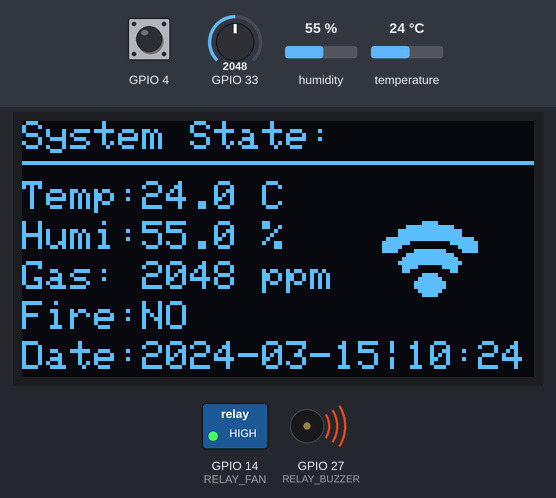
Recording of a sketch running on a simulated ESP32. Parts: 128×64 one-colour display, switched loads named in the sketch (green lamp = pin HIGH), buzzer (waves = sounding, pin HIGH). Inputs (shaded band) come from the test bench; at power-on: GPIO 4 HIGH, GPIO 33 = 2048, humidity 55 %, temperature 24 °C. WiFi joins after 1.5 s; servers stay silent unless stated; the local clock reads 2024-03-15 10:24:30 at power-on unless the sketch sets it; what the sketch prints to the serial monitor is not drawn.

Above: at 9.6 s.
9.7 s: GPIO 4 pulled LOW for 1 s
At 11.0 s:
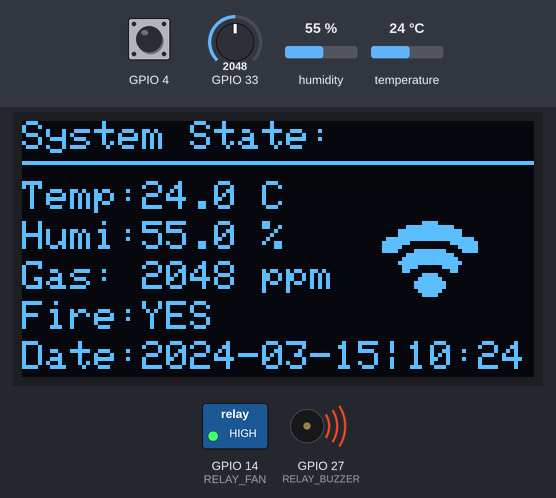
12.7 s: GPIO 33 set to 1926
At 14.3 s:
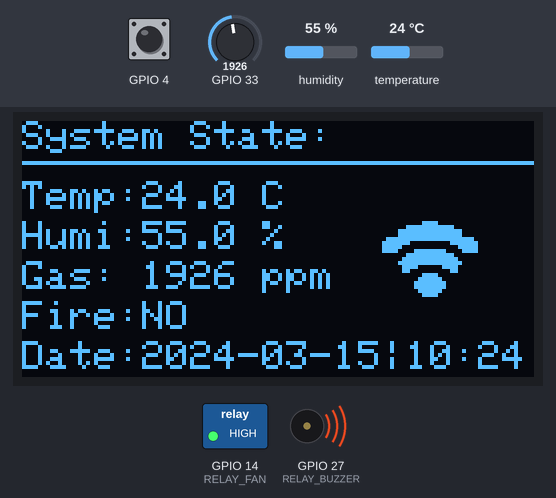
14.6 s: GPIO 33 set to 1788
At 15.8 s:
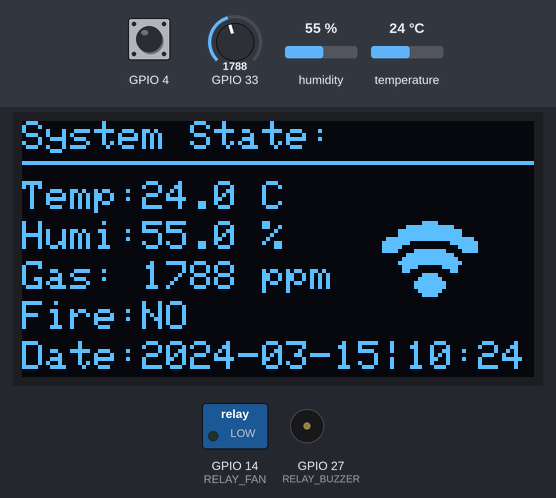
16.6 s: GPIO 4 pulled LOW for 0.3 s
At 17.0 s:
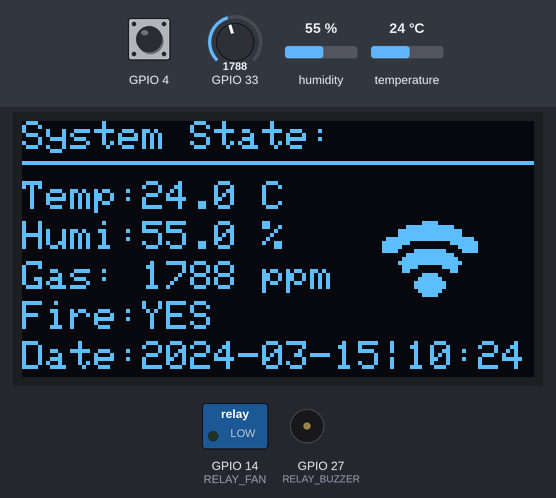
18.6 s: humidity set to 22 %
At 19.4 s:
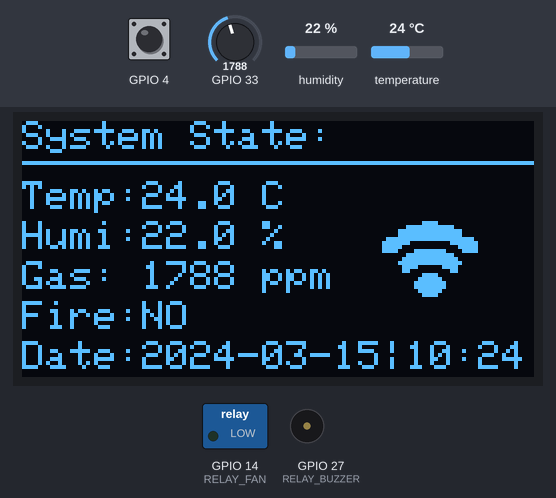
20.5 s: temperature set to 12 °C
At 22.4 s:
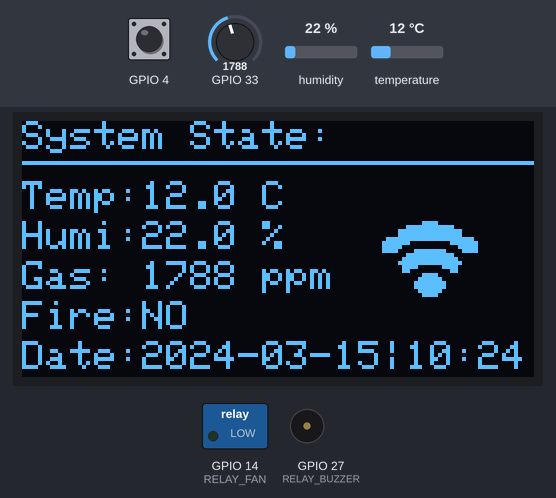
Timing chart, 0 to 23.9 s (numbered marks = the images above; inputs shaded):
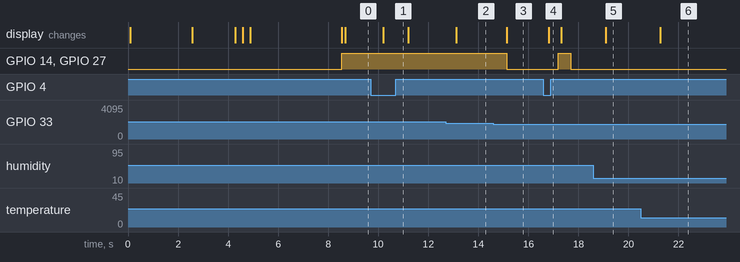

Measured:
- the behaviour switches between 1861 and 1860 on GPIO 33 (found by bisection; images 2 and 3)
- after the input at 9.7 s, the display: changes after 0.49 s (image 1)
- after the input at 12.7 s, the display: changes after 0.42 s (image 2)
- after the input at 14.6 s, GPIO 14 (RELAY_FAN), GPIO 27 (RELAY_BUZZER): HIGH → LOW after 0.55 s; the display: changes after 0.55 s (image 3)
- after the input at 16.6 s, GPIO 14 (RELAY_FAN), GPIO 27 (RELAY_BUZZER): LOW → HIGH after 0.59 s, → LOW 0.51 s later; the display: changes after 0.21 s (image 4)
- after the input at 18.6 s, the display: changes after 0.49 s (image 5)
- after the input at 20.5 s, the display: changes after 0.77 s (image 6)

The sketch:

18.ino
```cpp
// #include "_WiFi.h"

// _WiFi _wifi("Thanh An", "linhtuyen78");
#include "main.h"
SystemMain sysMain;// Khởi tạo một đối tượng tên là sysMain. Mọi logic phức tạp về cảm biến khói, lửa, nhiệt độ và Blynk mà bạn mô tả đều được "gói" gọn bên trong đối tượng này
void setup()
{
  Serial.begin(115200);
  // _wifi.connect();
  // Serial.println(_wifi.signalStrength());
  sysMain.begin();//Đây là lệnh quan trọng nhất. Nó sẽ kích hoạt các lệnh khởi tạo bên trong file main.cpp
}

void loop()
{
  // if (!_wifi.isConnected()) {
  //   Serial.println("WiFi mất kết nối – đang thử lại...");
  //   _wifi.connect();
  // }
  // Serial.printf("Tín hiệu: %d%% - %s\n",
  //               _wifi.signalStrength(),
  //               _wifi.signalQuality().c_str());
  // delay(1000);


  // tên file có đuôi .cpp là file chứa lệnh thực thi của các hàm được liệt kê trong file đuôi .h còn file đuôi .h chứa các hàm nhưng ko chứa lệnh thực thi trong đó
  // code này sẽ chạy file main.h
}
```

App.cpp
```cpp
#include "HardwareSerial.h"
// App.cpp
#include "App.h"
#include <BlynkSimpleEsp32.h>

uint8_t fanState = 0;// Lưu trạng thái quạt (0: tắt, 1: bật)
uint8_t buzzState = 0;// Lưu trạng thái còi (0: tắt, 1: bật)
uint8_t modeState = 1;// Lưu chế độ hiện tại (0: Manual, 1: Auto)

// Global instance (required for Blynk callbacks)
App app;// Tạo đối tượng app từ lớp App

// === BLYNK CALLBACKS ===
BLYNK_WRITE(VIRTUAL_FAN)// Lắng nghe sự kiện từ chân ảo (Virtual Pin). Ví dụ, nếu trên App bạn cài đặt nút Quạt là chân V1, thì VIRTUAL_FAN trong code sẽ được định nghĩa là V1.
{
  int p = param.asInt();// Đọc giá trị từ nút nhấn trên App (0 hoặc 1)// p=1
  app.setFanState(p);// Gọi hàm điều khiển quạt và dua gái trị p theo
}

BLYNK_WRITE(VIRTUAL_BUZZER)// chương trình nhận biết giao tiếp giữa app và esp32
{
  int p = param.asInt();
  app.setBuzzerState(p);
}

BLYNK_WRITE(VIRTUAL_MODE)
{
  int p = param.asInt();// p nhap từ app
  Serial.print("[BLYNK] VIRTUAL_MODE = ");
  Serial.println(p);

  ControlMode newMode = (p != 0) ? MODE_AUTO : MODE_MANUAL;// Nếu p khác 0 thì là AUTO
  app.setMode(newMode);
  modeState = newMode;
  Serial.print("[APP] Mode set to: ");
  Serial.println(app.getMode() == MODE_AUTO ? "AUTO" : "MANUAL");
  //MODE_AUTO (Tự động): ESP32 tự quyết định bật quạt/còi dựa trên cảm biến
  //MODE_MANUAL (Thủ công): Bạn tự bật/tắt quạt và còi từ giao diện Blynk.
  //Các hàm setMode, getMode dùng để thay đổi và kiểm tra trạng thái này
}

BLYNK_CONNECTED()
{
  Serial.println("[BLYNK] Connected - Syncing state...");
  app.syncAllToBlynk(); // Custom sync function
}

// === CONSTRUCTOR ===
App::App()
    : temperature(0), humidity(0), coDetected(0), fireDetected(false),//Khởi tạo giá trị ban đầu cho các biến cảm biến bằng 0 khi chương trình vừa chạy.
      mode(MODE_AUTO), lastSentMode(MODE_AUTO)//Khởi tạo giá trị ban đầu cho các biến cảm biến bằng 0 khi chương trình vừa chạy.
{
  // Default states
}

// === KHỞI TẠO ===
void App::begin()// lhoi73 tạo ban đầu và chờ kết nối vs app
{
  pinMode(RELAY_FAN, OUTPUT);
  pinMode(RELAY_BUZZER, OUTPUT);
  digitalWrite(RELAY_FAN, LOW);
  digitalWrite(RELAY_BUZZER, LOW);

  Blynk.config(BLYNK_AUTH_TOKEN, "blynk.cloud", 80);//BLYNK_AUTH_TOKEN: Đây là cái "Chứng minh thư" (Token) mà bạn đã lấy từ App. Nó giúp Server biết thiết bị này là của ai và thuộc dự án nào.
  //"blynk.cloud": Đây là địa chỉ Server (Máy chủ) toàn cầu của Blynk. ESP32 sẽ gửi dữ liệu đến địa chỉ internet này.
  //80: Đây là Cổng (Port) giao tiếp. Cổng 80 là cổng tiêu chuẩn dành cho các kết nối mạng không mã hóa (HTTP).
  //Thông thường người ta dùng Blynk.begin(). Nhưng trong code của bạn dùng .config là vì bạn muốn tách rời việc kết nối WiFi và kết nối Blynk. Việc này giúp code linh hoạt hơn, ví dụ: nếu WiFi mất, nó sẽ không làm treo toàn bộ chương trình mà chỉ dừng việc gửi dữ liệu lên App.
  Blynk.connect();
// khi mà esp32 kết nối dc với wifi sẽ dùng 2 dòng lệnh này để kết nối vs sever app  Blynk.config(BLYNK_AUTH_TOKEN, "blynk.cloud", 80) và  Blynk.connect();
  // Wait for connection with timeout
  uint32_t start = millis();
  while (!Blynk.connected() && millis() - start < 10000)
  {
    Blynk.run();
    delay(100);
  }

  if (Blynk.connected())
  {
    Serial.println("[BLYNK] Connected successfully");
    syncAllToBlynk();
  }
  else
  {
    Serial.println("[BLYNK] Connection failed");
  }
}

// === CẬP NHẬT TRONG LOOP ===
void App::update()
{
  Blynk.run();// Duy trì kết nối với Server
  sendToBlynk();// Đẩy dữ liệu lên điện thoại
}

// === CẬP NHẬT CẢM BIẾN ===
void App::updateSensor(float temp, float humi, int co, bool fire)//Hàm này nhận kết quả từ các file đọc cảm biến khác, rồi "cất" vào các biến bên trong lớp App để chuẩn bị gửi đi
{
  temperature = temp;// ca bien nhiet do
  humidity = humi;// cam bien do ẩm
  coDetected = co;// cam biến co2
  // Serial.println(coDetected);
  fireDetected = fire;// cam bien hong ngoai
}

// === GỬI DỮ LIỆU LÊN BLYNK ===
void App::sendToBlynk()
{
  Blynk.virtualWrite(VIRTUAL_TEMP, temperature);// Gửi nhiệt độ lên App
  Blynk.virtualWrite(VIRTUAL_HUMI, humidity);// Gửi do ẩm lên app
  Blynk.virtualWrite(VIRTUAL_CO, coDetected);// Gửi nồng độ CO lên App
  Blynk.virtualWrite(VIRTUAL_FIRE, fireDetected ? 1 : 0);// Gửi trạng thái lửa

  // Only send mode when it changes
  if (mode != lastSentMode)
  {
    Blynk.virtualWrite(VIRTUAL_MODE, mode == MODE_AUTO ? 1 : 0);
    lastSentMode = mode;
    modeState = mode;
    Serial.printf("[SYNC] Mode sent: %s\n", mode == MODE_AUTO ? "AUTO" : "MANUAL");
  }

  Blynk.virtualWrite(VIRTUAL_FAN, digitalRead(RELAY_FAN));// Đẩy dữ liệu lên điệm thoại
  Blynk.virtualWrite(VIRTUAL_BUZZER, digitalRead(RELAY_BUZZER));// Đẩy dữ liệu lên điện thoại
}

// === ĐỒNG BỘ TOÀN BỘ KHI KẾT NỐI ===
void App::syncAllToBlynk()
{
  Blynk.virtualWrite(VIRTUAL_TEMP, temperature);
  Blynk.virtualWrite(VIRTUAL_HUMI, humidity);
  Blynk.virtualWrite(VIRTUAL_CO, coDetected);
  Blynk.virtualWrite(VIRTUAL_FIRE, fireDetected);
  Blynk.virtualWrite(VIRTUAL_MODE, modeState);
  Blynk.virtualWrite(VIRTUAL_FAN, digitalRead(RELAY_FAN));
  Blynk.virtualWrite(VIRTUAL_BUZZER, digitalRead(RELAY_BUZZER));
  lastSentMode = mode; // Prevent duplicate send
}

// === SETTER METHODS ===
void App::setFanState(int state)// state là giá trị app gửi về 0 hoặc 1 vs ấn bật quạt digitalWrite(RELAY_FAN, 1)
{
  digitalWrite(RELAY_FAN, state);// Xuất lệnh điện áp ra chân Relay để bật/tắt quạt là state =1 thì bật chân cảu quạt
  Blynk.virtualWrite(VIRTUAL_FAN, state);// Cập nhật lại trạng thái nút bấm trên App
  fanState = state;
  Serial.print("setFanState set to: ");//In ra màn hình dòng chữ "setFanState set to: " nhưng không xuống dòng
  Serial.println(fanState ? "On" : "Off");//In kết quả ("On" hoặc "Off") ra sau dòng chữ trên và nhảy xuống dòng tiếp theo
  //fanState: Đây là điều kiện kiểm tra. (Trong C++, số 1 tương đương với true, số 0 tương đương với false).
  //? "On": Nếu fanState là 1 (Đúng), nó sẽ chọn chữ "On".
  //: "Off": Nếu fanState là 0 (Sai), nó sẽ chọn chữ "Off".
  // giả sữ bật kết quả setFanState set to: On thì nó trả về phần Serial Monitor trên máy tính do có lệnh Serial.print hoặc Serial.printl
  // còn trả về oled khi có lệnh display.print, oledDisplay.draw..., oledDisplay.displayStatus()
  // còn trả về app thì với rờ le thì Blynk.virtualWrite()
  // còn trả về app với thông số nhiệt độ cập nhật liên tục trong hàm sendToBlynk(), code sẽ liên tục "đẩy" dữ liệu về App:


}

void App::setBuzzerState(int state)
{
  digitalWrite(RELAY_BUZZER, state);
  Blynk.virtualWrite(VIRTUAL_BUZZER, state);
  buzzState = state;
  Serial.print("setBuzzerState set to: ");
  Serial.println(buzzState ? "On" : "Off");
}

void App::setMode(ControlMode newMode)
{
  if (mode != newMode)
  {
    mode = newMode;
    Serial.print("setMode set to: ");
    Serial.println(modeState ? "AUTO" : "MANUAL");
  }
}
void App::setLastSentMode()
{
  // setMode(MODE_AUTO);
  mode = MODE_AUTO;
  lastSentMode = MODE_MANUAL;
  Serial.println(mode == MODE_AUTO ? "AUTO" : "MANUAL");
  Serial.println(lastSentMode == MODE_AUTO ? "AUTO" : "MANUAL");
}
ControlMode App::getMode() const
{
  return mode;
}

ControlMode App::getLastSentMode() const
{
  return lastSentMode;
}
```

App.h
```cpp
#include <stdint.h>
#ifndef APP_H
#define APP_H

// #define BLYNK_TEMPLATE_ID "TMPL6vkHHIQIO"
// #define BLYNK_TEMPLATE_NAME "Esp32 V10"
// #define BLYNK_AUTH_TOKEN "uQZ6oKrKNIlTfGpHiiOMWyGHcOHWqRJB"

#define BLYNK_TEMPLATE_ID "TMPL2-gqCaTnl"// là thứ giúp xác nhận và tìm ra giao diện đã thiết kế trên app
#define BLYNK_TEMPLATE_NAME "Esp32 V10"
#define BLYNK_AUTH_TOKEN "uLVQbG_drXJhbJSkXhxPvfGGUCvI6ntf"

#include <Arduino.h>
#include <WiFi.h>


// ====== WiFi Info ======
//#define WIFI_SSID "Thanh An"// ten wifi nho sua
//#define WIFI_PASS "linhtuyen78"// pass wifi nhớ sữa
#define WIFI_SSID "HTN2"// ten wifi nho sua
#define WIFI_PASS "LIENMINH"// pass wifi nhớ sữa

// ====== Hardware Pins ======
//#define RELAY_FAN 27// Quạt nối vào chân GPIO 27 khi có lệnh nó sẽ kích chân đó lên mức 1
//#define RELAY_BUZZER 14//Còi nối vào chân GPIO 14
#define RELAY_FAN 14// Quạt nối vào chân GPIO 14 khi có lệnh nó sẽ kích chân đó lên mức 1
#define RELAY_BUZZER 27//Còi nối vào chân GPIO 27
// ====== Virtual Pins ======
#define VIRTUAL_FAN V0// chân ảo gao tiếp qua lại vs app
#define VIRTUAL_BUZZER V1
#define VIRTUAL_FIRE V2
#define VIRTUAL_CO V3
#define VIRTUAL_TEMP V4// v4 là chân ảo không tồn tại trên mạch cứng khi ta lập trình thì khi ta muốn bật tắt gì đó nếu nhận được tín hiệu chân v2 thì bật tắt chân 27
#define VIRTUAL_HUMI V5
#define VIRTUAL_MODE V6

extern uint8_t fanState;
extern uint8_t buzzState;
extern uint8_t modeState;
//Từ khóa extern thông báo cho trình biên dịch rằng: "Đối tượng app và các biến trạng thái này đã được tạo ra ở chỗ khác (file .cpp), ở đây tôi chỉ khai báo lại để các file khác cùng dùng chung một nguồn dữ liệu đó
enum ControlMode {
  MODE_MANUAL,
  MODE_AUTO
};

class App {
public:
  App();
  void begin();
  void update();
  void updateSensor(float temp, float humi, int co, bool fire);

  void setFanState(int state);
  void setBuzzerState(int state);
  void setMode(ControlMode newMode);
  void setLastSentMode();
  void sendToBlynk();
  void syncAllToBlynk();
  ControlMode getMode() const;
  ControlMode getLastSentMode() const;
private:

  // Sensor data
  float temperature;
  float humidity;
  int coDetected;
  bool fireDetected;

  // Control state
  ControlMode mode;
  ControlMode lastSentMode;
};

extern App app;  // Declare global instance

#endif// dòng này giúp tránh việc nạp đi nạp lại nhiều lần file trong quá trình chạy


// có 3 ngưỡng khiến cho rờ le nhảy ngưỡng nhiệt độ lớn hơn 42 là báo
// ngưỡng gas là 1860
// ngưỡng lừa có hay không 1 hay 0
// trong app chỉ có nhiệt đô, độ ẩm, gas và độ ẩm có 100 thì sẽ ko báo
```

Bitmap.h
```cpp
#ifndef _BITMAP_H__
#define _BITMAP_H__
// hiển thị lên màn hình
// const uint8_t  wifi_Strong_bm đẩy biểu tưởng wifi mạnh lên màn hình
const uint8_t  wifi_Strong_bmp[] PROGMEM = {
B00000000, B00000000, B00000000, B00000000,
B00000000, B00000000, B00000000, B00000000,
B00000000, B00000000, B00000000, B00000000,
B00000000, B00000111, B11100000, B00000000,
B00000000, B01111111, B11111110, B00000000,
B00000011, B11111111, B11111111, B11000000,
B00000111, B11111111, B11111111, B11100000,
B00011111, B11111100, B00111111, B11111000,
B00111111, B11000000, B00000011, B11111100,
B01111110, B00000011, B11000000, B01111110,
B11111100, B00111111, B11111100, B00111111,
B11110000, B11111111, B11111111, B00001111,
B11100001, B11111111, B11111111, B10000111,
B00000111, B11111111, B11111111, B11100000,
B00001111, B11100000, B00000111, B11110000,
B00001111, B10000000, B00000001, B11110000,
B00001111, B00001111, B11110000, B11110000,
B00000000, B00111111, B11111100, B00000000,
B00000000, B01111111, B11111110, B00000000,
B00000000, B11111111, B11111111, B00000000,
B00000000, B01111000, B00011110, B00000000,
B00000000, B01100000, B00000110, B00000000,
B00000000, B00000011, B11000000, B00000000,
B00000000, B00000111, B11100000, B00000000,
B00000000, B00001111, B11110000, B00000000,
B00000000, B00001111, B11110000, B00000000,
B00000000, B00000111, B11100000, B00000000,
B00000000, B00000011, B11000000, B00000000,
B00000000, B00000000, B00000000, B00000000,
B00000000, B00000000, B00000000, B00000000,
B00000000, B00000000, B00000000, B00000000,
B00000000, B00000000, B00000000, B00000000,
};
// const uint8_t  wifi_Good_bm đẩy biểu tưởng wifi tot lên màn hình
const unsigned char wifi_Good_bmp[] PROGMEM = {
B00000000, B00000000, B00000000, B00000000,
B00000000, B00000000, B00000000, B00000000,
B00000000, B00000000, B00000000, B00000000,
B00000000, B00000000, B00000000, B00000000,
B00000000, B00000000, B00000000, B00000000,
B00000000, B00000000, B00000000, B00000000,
B00000000, B00000000, B00000000, B00000000,
B00000000, B00000000, B00000000, B00000000,
B00000000, B00000000, B00000000, B00000000,
B00000000, B00000011, B11000000, B00000000,
B00000000, B00111111, B11111100, B00000000,
B00000000, B11111111, B11111111, B00000000,
B00000000, B11111111, B11111111, B00000000,
B00000111, B11111111, B11111111, B11100000,
B00001111, B11100000, B00000111, B11110000,
B00001111, B10000000, B00000001, B11110000,
B00001111, B00001111, B11110000, B11110000,
B00000000, B00111111, B11111100, B00000000,
B00000000, B01111111, B11111110, B00000000,
B00000000, B11111111, B11111111, B00000000,
B00000000, B01111000, B00011110, B00000000,
B00000000, B01100000, B00000110, B00000000,
B00000000, B00000011, B11000000, B00000000,
B00000000, B00000111, B11100000, B00000000,
B00000000, B00001111, B11110000, B00000000,
B00000000, B00001111, B11110000, B00000000,
B00000000, B00000111, B11100000, B00000000,
B00000000, B00000011, B11000000, B00000000,
B00000000, B00000000, B00000000, B00000000,
B00000000, B00000000, B00000000, B00000000,
B00000000, B00000000, B00000000, B00000000,
B00000000, B00000000, B00000000, B00000000,
};
// const uint8_t  wifi_Bad_bm đẩy biểu tưởng wifi yếu lên màn hình
const unsigned char wifi_Bad_bmp[] PROGMEM = {
B00000000, B00000000, B00000000, B00000000,
B00000000, B00000000, B00000000, B00000000,
B00000000, B00000000, B00000000, B00000000,
B00000000, B00000000, B00000000, B00000000,
B00000000, B00000000, B00000000, B00000000,
B00000000, B00000000, B00000000, B00000000,
B00000000, B00000000, B00000000, B00000000,
B00000000, B00000000, B00000000, B00000000,
B00000000, B00000000, B00000000, B00000000,
B00000000, B00000000, B00000000, B00000000,
B00000000, B00000000, B00000000, B00000000,
B00000000, B00000000, B00000000, B00000000,
B00000000, B00000000, B00000000, B00000000,
B00000000, B00000000, B00000000, B00000000,
B00000000, B00000000, B00000000, B00000000,
B00000000, B00000000, B00000000, B00000000,
B00000000, B00001111, B11110000, B00000000,
B00000000, B00111111, B11111100, B00000000,
B00000000, B01111111, B11111110, B00000000,
B00000000, B11111111, B11111111, B00000000,
B00000000, B01111000, B00011110, B00000000,
B00000000, B01100000, B00000110, B00000000,
B00000000, B00000011, B11000000, B00000000,
B00000000, B00000111, B11100000, B00000000,
B00000000, B00001111, B11110000, B00000000,
B00000000, B00001111, B11110000, B00000000,
B00000000, B00000111, B11100000, B00000000,
B00000000, B00000011, B11000000, B00000000,
B00000000, B00000000, B00000000, B00000000,
B00000000, B00000000, B00000000, B00000000,
B00000000, B00000000, B00000000, B00000000,
B00000000, B00000000, B00000000, B00000000,
};
// const uint8_t  wifi_Dot_bm đẩy biểu tưởng wifi đang kết nối lên màn hình
const unsigned char wifi_Dot_bmp[] PROGMEM = {
B00000000, B00000000, B00000000, B00000000,
B00000000, B00000000, B00000000, B00000000,
B00000000, B00000000, B00000000, B00000000,
B00000000, B00000000, B00000000, B00000000,
B00000000, B00000000, B00000000, B00000000,
B00000000, B00000000, B00000000, B00000000,
B00000000, B00000000, B00000000, B00000000,
B00000000, B00000000, B00000000, B00000000,
B00000000, B00000000, B00000000, B00000000,
B00000000, B00000000, B00000000, B00000000,
B00000000, B00000000, B00000000, B00000000,
B00000000, B00000000, B00000000, B00000000,
B00000000, B00000000, B00000000, B00000000,
B00000000, B00000000, B00000000, B00000000,
B00000000, B00000000, B00000000, B00000000,
B00000000, B00000000, B00000000, B00000000,
B00000000, B00000000, B00000000, B00000000,
B00000000, B00000000, B00000000, B00000000,
B00000000, B00000000, B00000000, B00000000,
B00000000, B00000000, B00000000, B00000000,
B00000000, B00000000, B00000000, B00000000,
B00000000, B00000000, B00000000, B00000000,
B00000000, B00000011, B11000000, B00000000,
B00000000, B00000111, B11100000, B00000000,
B00000000, B00001111, B11110000, B00000000,
B00000000, B00001111, B11110000, B00000000,
B00000000, B00000111, B11100000, B00000000,
B00000000, B00000011, B11000000, B00000000,
B00000000, B00000000, B00000000, B00000000,
B00000000, B00000000, B00000000, B00000000,
B00000000, B00000000, B00000000, B00000000,
B00000000, B00000000, B00000000, B00000000,
};

#endif
```

Fire_Sensor.cpp
```cpp
#include "Fire_Sensor.h"

Fire_Sensor::Fire_Sensor(uint8_t gpio) : pin(gpio) {}//Khi bạn khai báo một cảm biến lửa mới, bạn truyền số chân (GPIO) mà bạn đã cắm cảm biến đó vào.

bool Fire_Sensor::begin()
{
    pinMode(pin, INPUT_PULLUP);//Thiết lập chân này là đầu vào (INPUT). Chế độ PULLUP sẽ kích hoạt một điện trở treo nội bộ bên trong chip ESP32
    //Giữ cho tín hiệu luôn ở mức cao (High) khi không có lửa, giúp tránh nhiễu tín hiệu điện khi dây dẫn dài hoặc môi trường có từ trường
    return true;
}

bool Fire_Sensor::read()
{
    return !digitalRead(pin);
    //Do các cảm biến lửa thông dụng trên thị trường thường trả về mức THẤP (0) khi phát hiện có lửa và mức CAO (1) khi bình thường
    // Nếu phát hiện lửa (0) trả về 1
}

bool Fire_Sensor::isFire()
{
    return read();//có lữa trả về true isFire tra ve true
}
```

Fire_Sensor.h
```cpp
#ifndef FIRE_SENSOR_H
#define FIRE_SENSOR_H

#include <Arduino.h>

class Fire_Sensor
{
private:
    uint8_t pin;

public:
    Fire_Sensor(uint8_t gpio);
// Hàm khởi tạo. Khi bạn tạo ra một thực thể cảm biến (ví dụ: Fire_Sensor myFireSensor(15);), nó sẽ gán số chân 15 vào biến pin ở trên.
    bool begin();// Hàm thiết lập ban đầu. Nó trả về kiểu bool (đúng/sai) để báo cho hệ thống biết việc cấu hình chân tín hiệu đã sẵn sàng chưa
    bool read();// Hàm đọc tín hiệu thô từ cảm biến. Nó sẽ trả về trạng thái điện tử (0 hoặc 1) sau khi đã xử lý logic.
    bool isFire();// Đây là hàm quan trọng nhất cho người dùng. Nó trả về true nếu có lửa và false nếu an toàn.
};

#endif
```

Source omitted: Gas_Sensor.cpp (928 bytes), Gas_Sensor.h (828 bytes), OLED_Display.cpp (4816 bytes), OLED_Display.h (2028 bytes), RTC.cpp (2284 bytes), RTC.h (987 bytes), Relay.cpp (880 bytes), Relay.h (523 bytes), SHT31_Sensor.cpp (1618 bytes), SHT31_Sensor.h (1635 bytes), _WiFi.cpp (1557 bytes), _WiFi.h (693 bytes) and 2 more
